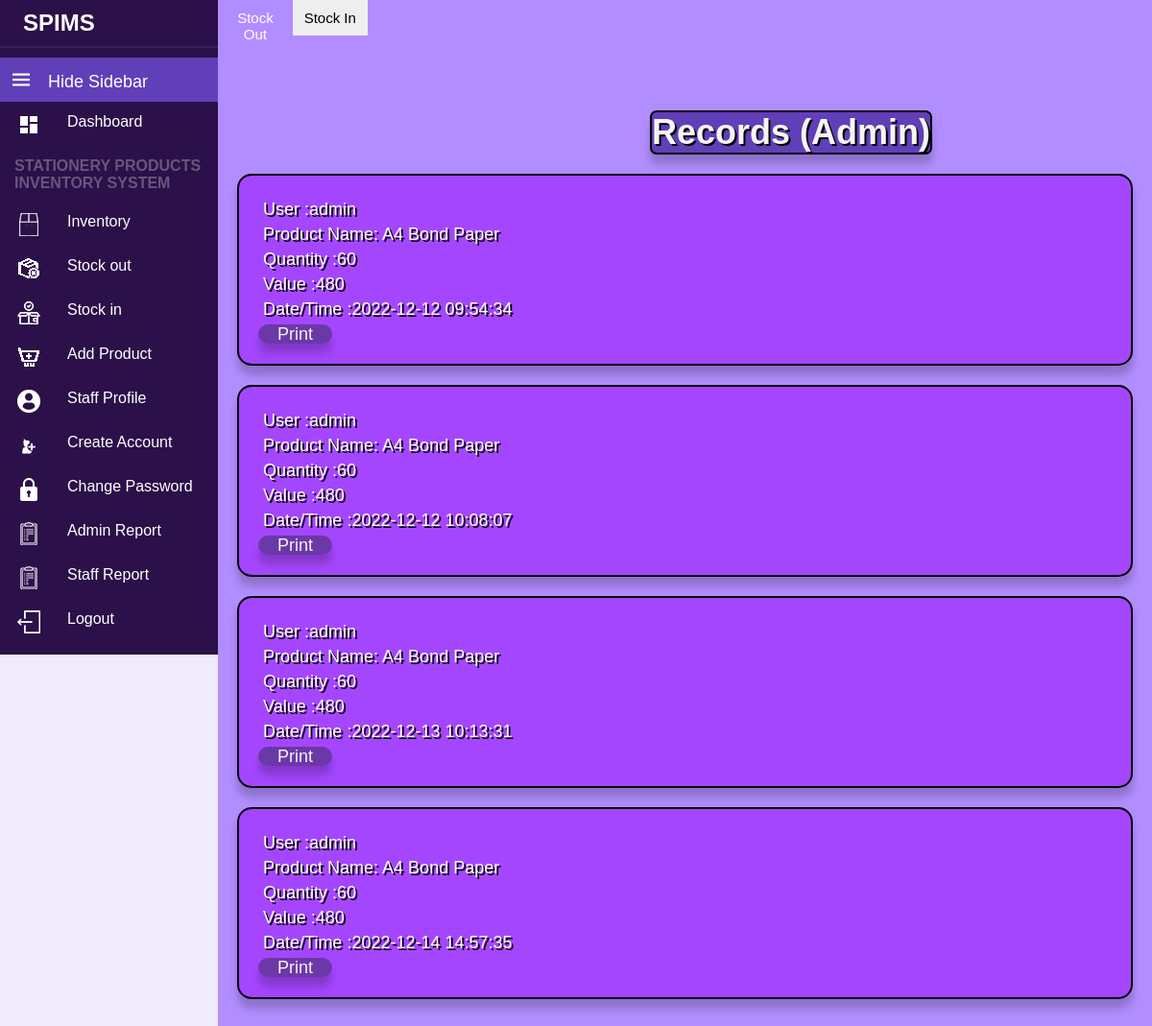
/Admin/adminReport.php, run on the app's committed database.
### tables this page shows
CREATE TABLE `recordtbl` (
  `productID` int(200) NOT NULL,
  `category` varchar(200) NOT NULL,
  `user` varchar(255) NOT NULL,
  `job` varchar(255) NOT NULL,
  `productName` varchar(200) NOT NULL,
  `quantity` int(200) NOT NULL,
  `availStockValue` int(200) NOT NULL,
  `date_time` datetime NOT NULL DEFAULT current_timestamp()
);

### Admin/adminReportdb.php (called while the page is built, shortened)
<?php
$server = "localhost";
$username = "root";
$password = "";
$db = "spims";
$conn = mysqli_connect($server,$username,$password,$db);
$stockout = "SELECT * FROM recordtbl WHERE job = 'Admin' AND category = 'Stockout'";
$result = mysqli_query($conn, $stockout);
    ?>

### Admin/adminReport.php (the view, shortened to what this page needs)
<!DOCTYPE html>
<html lang="en">
<head>
    <link rel="stylesheet" href="Res/Style/reportlayout.css">
    <link rel="stylesheet" type="text/css" href="Res/Style/reporttabs.css">
</head>
<body>
    <?php
    include 'adminReportdb.php';
    include 'Navigation/nav.php';
    ?>
    <div class="tabContainer">
        <div class="buttonContainer">
            <button onclick="showPanel(0,'#D5AAFF')">Stock Out</button>
            <button onclick="showPanel(1,'#B2B2B2')">Stock In</button>
        </div>
        <div class="tabPanel">
            <h1>Records (Admin)</h1>
            <?php
            if ($result->num_rows > 0) {
                while ($row = $result->fetch_assoc()) {
                    echo "<div class='stock'><p>User :" . $row["user"] . "</p>" . "<p>Product Name: " . $row["productName"] . "</p>" .
                        "<p>Quantity :" . $row["quantity"] . "</p>" . "<p>Value :" . $row["availStockValue"] . "</p>" . "<p>Date/Time :" . $row["date_time"] . "</p>";
            ?> <a href="printPage.php?id=<?php echo $row['date_time']; ?>">Print</a>
        </div>
<?php
                }
                echo "</div>";
            } else {
                echo "<p >" . "0 result" . "</p></div>";
            }
?>
    </div>
</body>
</html>

### Admin/Res/Style/reportlayout.css (style rules this page uses)
.stock { border: 2px solid black ; border-radius: 15px; background-color: rgba(153, 0, 255, 0.5); margin: 20px 20px; text-align: left; padding: 20px 20px; box-shadow: 0 10px 8px 0 rgba(0, 0, 0, 0.2); }
.stock p { margin: 5px 5px; text-shadow: black 2px 2px; }
h1 { background-color: #613fb8; border: solid black 2px; width: fit-content; border-radius: 7px; margin-left: 450px; margin-bottom: 20px; margin-top: 10px; color: whitesmoke; text-shadow: black 2px 2px; box-shadow: 0 10px 8px 0 rgba(0, 0, 0, 0.2); }

### Admin/Res/Style/reporttabs.css (style rules this page uses)
.tabContainer { width: 100%; height: fit-content; }
.tabContainer .buttonContainer { height: 2%; }
.tabContainer .buttonContainer button { width: 8%; height: 100%; float: left; border: none; outline:none; cursor: pointer; padding: 10px; font-family: sans-serif; font-size: 15px; background-color: #eee; }
.tabContainer .tabPanel { height: 85%; background-color: #7b00ff; color: white; text-align: center; padding-top: 105px; box-sizing: border-box; font-family: sans-serif; font-size: 18px; display: none; padding-bottom: 500px; }
.tabPanel a { text-decoration: none; width: 80px; text-align: center; background-color: #3E2F6590; height: 40px; border-radius: 15px; padding-right: 20px; padding-left: 20px; box-shadow: 0 10px 8px 0 rgba(0, 0, 0, 0.2); color: whitesmoke; }

### Admin/Navigation/navigation.css (style rules this page uses)
* { padding: 0; margin: 0; box-sizing: border-box; }
body { display: block; position: relative; background: #e9e2fcb1; font-family: 'Poppins', sans-serif; }
body { display: block; position: sticky; background: #e9e2fcb1; font-family: 'Poppins', sans-serif; }

### data on the page
recordtbl: user "admin", productName "A4 Bond Paper", quantity "60", availStockValue "480", date_time "2022-12-12 09:54:34"
recordtbl: user "admin", productName "A4 Bond Paper", quantity "60", availStockValue "480", date_time "2022-12-12 10:08:07"
recordtbl: user "admin", productName "A4 Bond Paper", quantity "60", availStockValue "480", date_time "2022-12-13 10:13:31"
recordtbl: user "admin", productName "A4 Bond Paper", quantity "60", availStockValue "480", date_time "2022-12-14 14:57:35"
